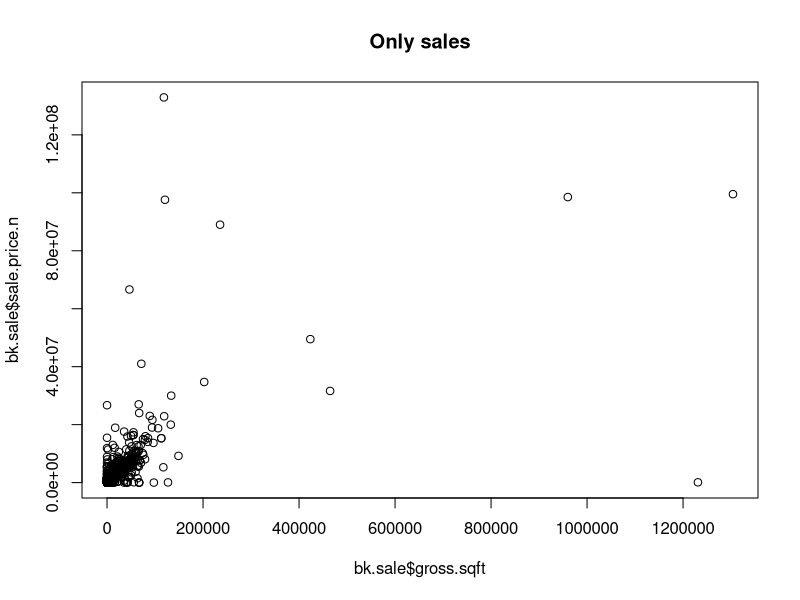
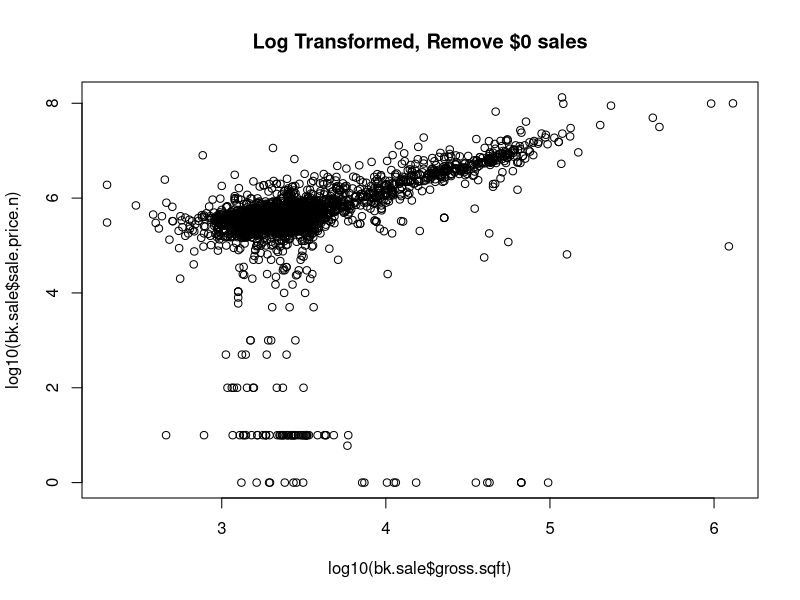
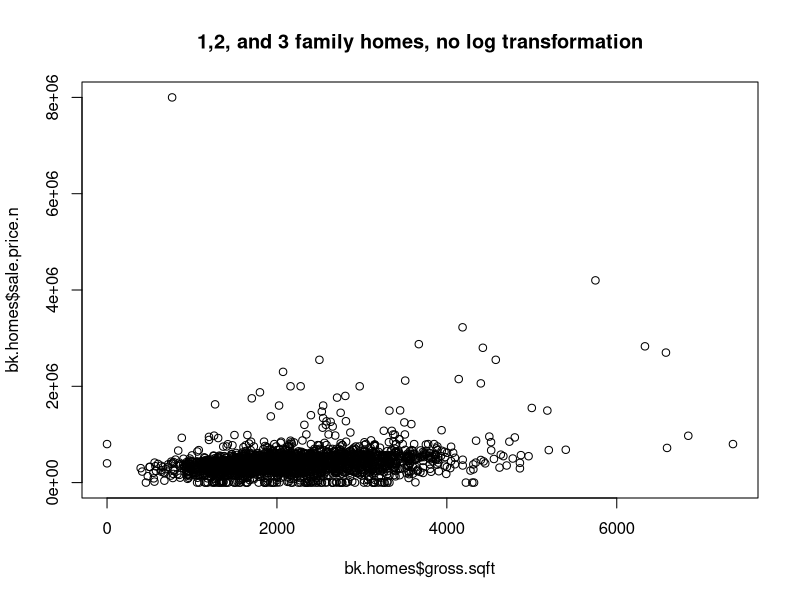
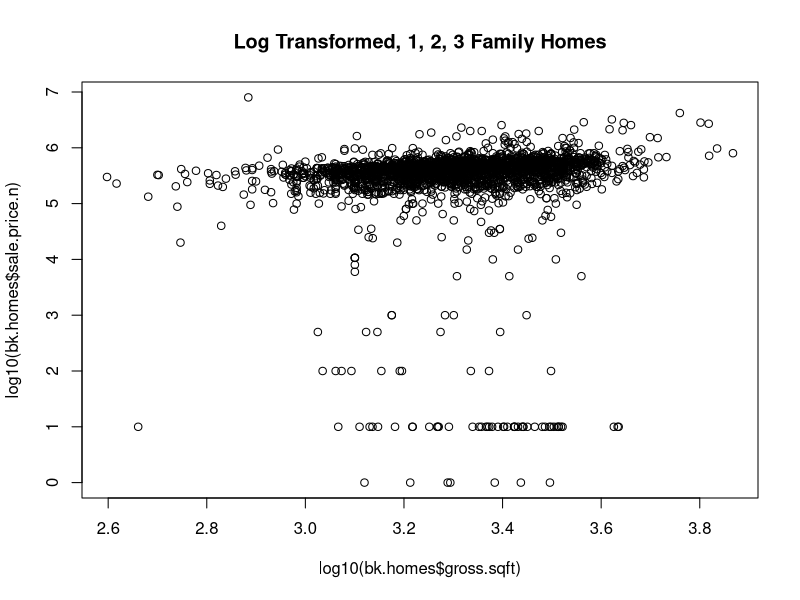
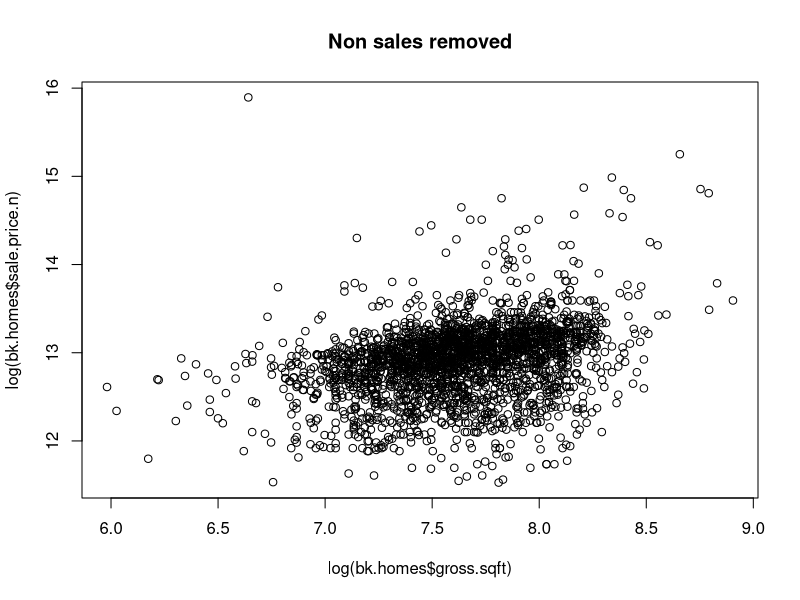
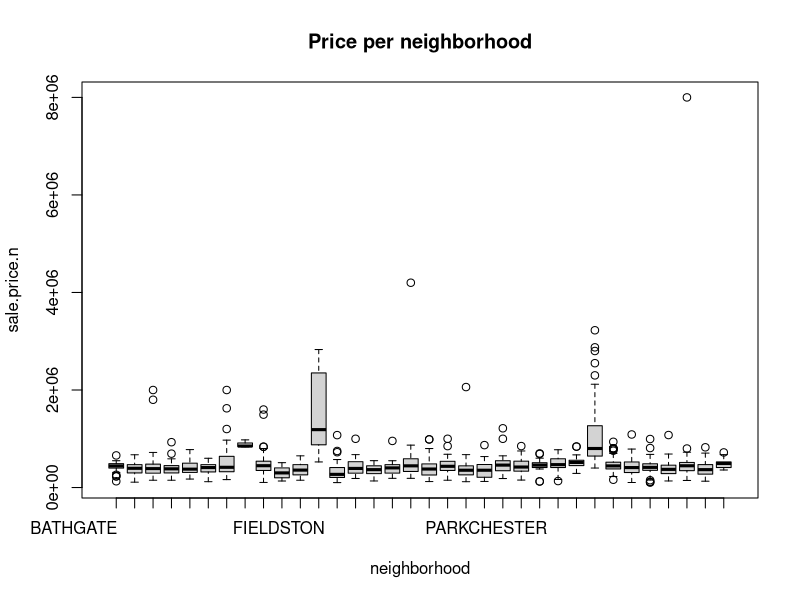
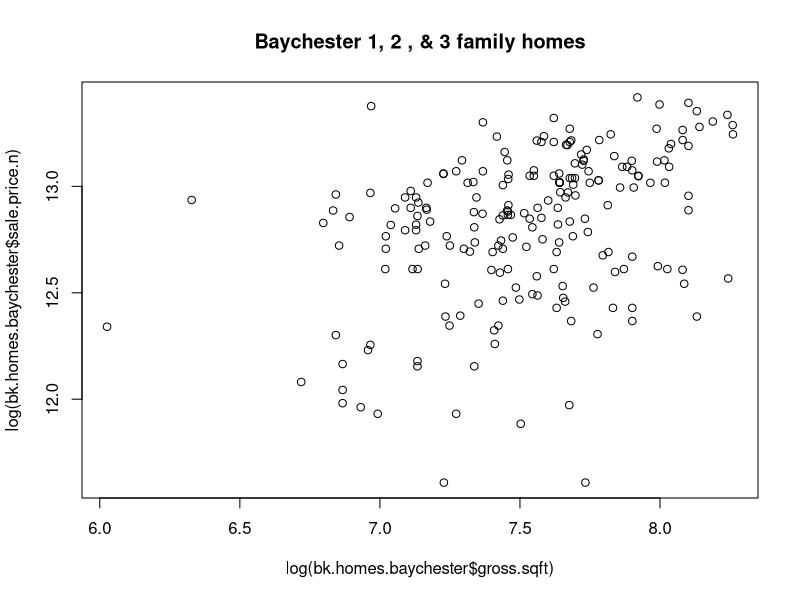
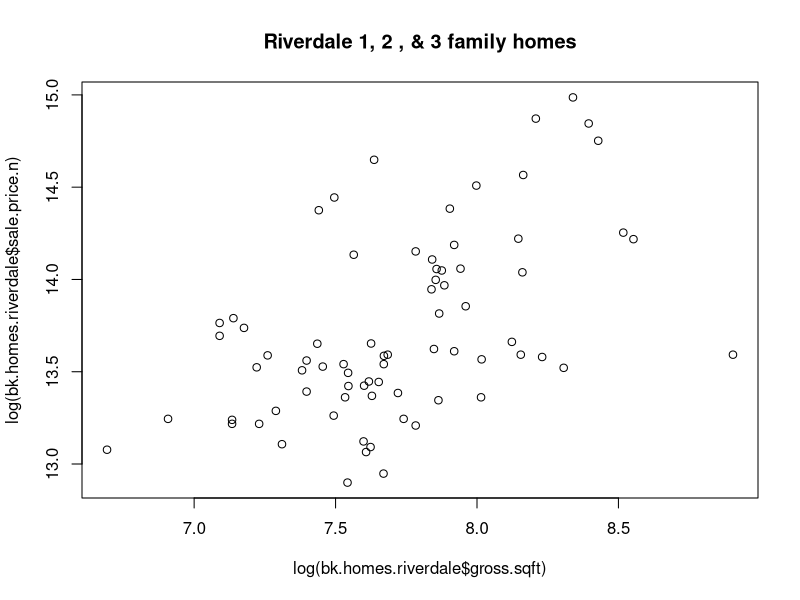

These charts were generated, in order, by the following R code:
## ---- chunk 1
##require(gdata)
require(plyr) 
#install the gdata and plyr packages and load in to R.
library(plyr)
## ---- chunk 2
bk <- read.csv("../Data/rollingsales_bronx.csv",skip=4,header=TRUE)
## ---- chunk 3
names(bk) <- tolower(names(bk)) 
## ---- chunk 4
bk$sale.price.n <- as.numeric(gsub("[^[:digit:]]","", bk$sale.price))
bk$gross.sqft <- as.numeric(gsub("[^[:digit:]]","", bk$gross.square.feet))
bk$land.sqft <- as.numeric(gsub("[^[:digit:]]","", bk$land.square.feet))
count(is.na(bk$SALE.PRICE.N))
bk$year.built <- as.numeric(as.character(bk$year.built))
## ---- chunk 5
## keep only the actual sales
bk.sale <- bk[bk$sale.price.n!=0,]
plot(bk.sale$gross.sqft,bk.sale$sale.price.n,main="Only sales")
## ---- chunk 6
plot(log10(bk.sale$gross.sqft),log10(bk.sale$sale.price.n),main="Log Transformed, Remove $0 sales")
## ---- chunk 7
## Next, we Isolate to 1, 2, and 3 family homes.
bk.homes <- bk.sale[which(grepl("FAMILY",bk.sale$building.class.category)),]
## ---- chunk 8
plot(bk.homes$gross.sqft,bk.homes$sale.price.n,main="1,2, and 3 family homes, no log transformation")
## ---- chunk 9
plot(log10(bk.homes$gross.sqft),log10(bk.homes$sale.price.n),main="Log Transformed, 1, 2, 3 Family Homes")
## ---- chunk 10
## remove outliers that seem like they weren't actual sales
bk.homes$outliers <- (log10(bk.homes$sale.price.n) <=5) + 0
bk.homes <- bk.homes[which(bk.homes$outliers==0),]
plot(log(bk.homes$gross.sqft),log(bk.homes$sale.price.n),main="Non sales removed")
## ---- chunk 11
boxplot(sale.price.n~neighborhood,data=bk.homes, main="Price per neighborhood")
## ---- chunk 12
## for now, let's look at 1-, 2-, and 3-family homes at BAYCHESTER                                         
bk.homes.baychester <- bk.homes[which(grepl("BAYCHESTER",bk.homes$neighborhood)),]

plot(log(bk.homes.baychester$gross.sqft), log(bk.homes.baychester$sale.price.n),main="Baychester 1, 2 , & 3 family homes")

## ---- chunk 13
## for now, let's look at 1-, 2-, and 3-family homes at RIVERDALE                                         
bk.homes.riverdale <- bk.homes[which(grepl("RIVERDALE",bk.homes$neighborhood)),]

plot(log(bk.homes.riverdale$gross.sqft), log(bk.homes.riverdale$sale.price.n),main="Riverdale 1, 2 , & 3 family homes")

## ---- chunk 14
## for now, let's look at 1-, 2-, and 3-family homes at MORRIS PARK/VAN NEST                                         
bk.homes.MorrisParkVanNest <- bk.homes[which(grepl("MORRIS PARK/VAN NEST",bk.homes$neighborhood)),]

plot(log(bk.homes.MorrisParkVanNest$gross.sqft), log(bk.homes.MorrisParkVanNest$sale.price.n),main="Morris Park / Van Nest 1, 2 , & 3 family homes")
